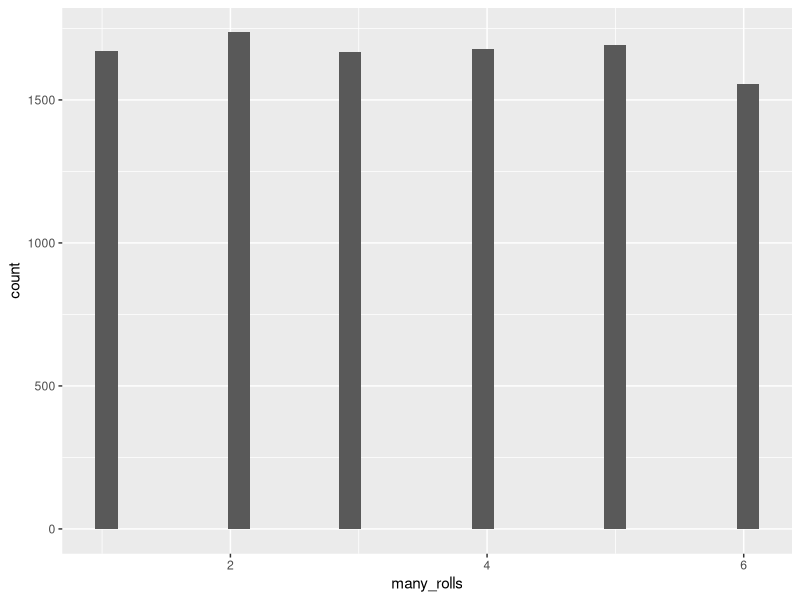
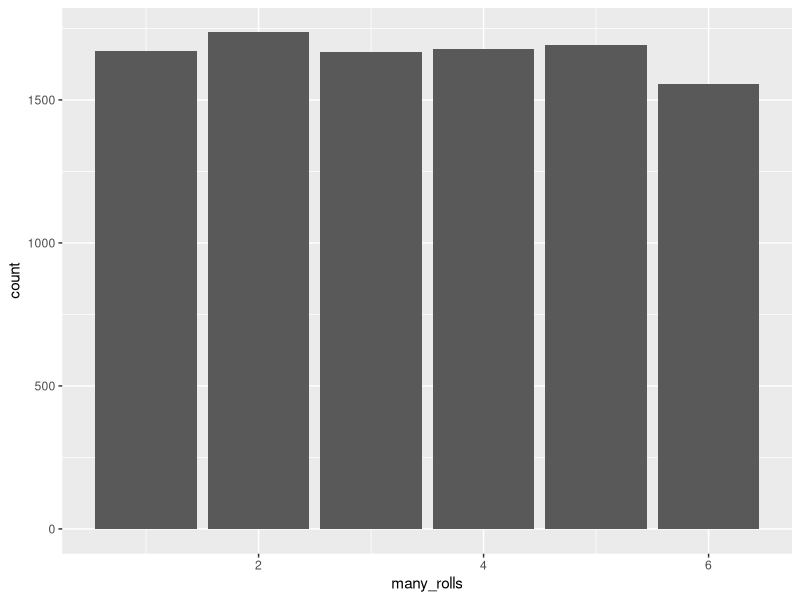
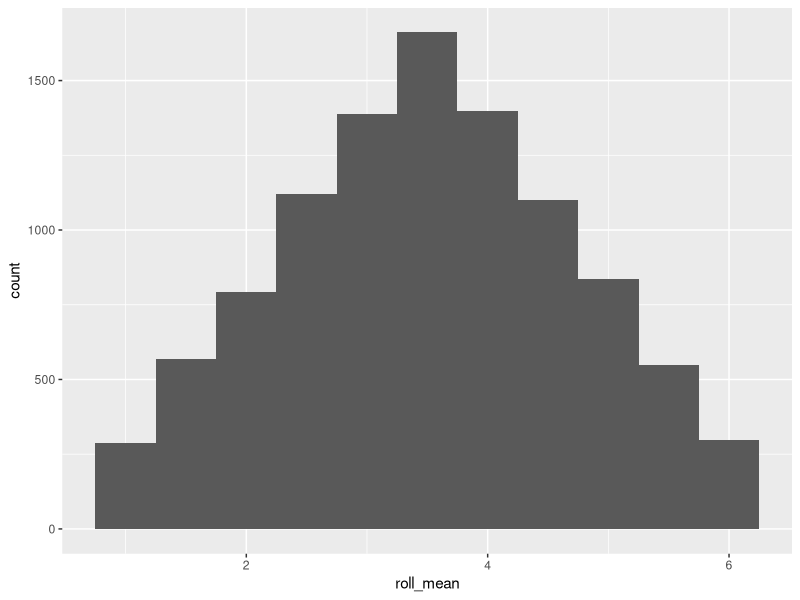
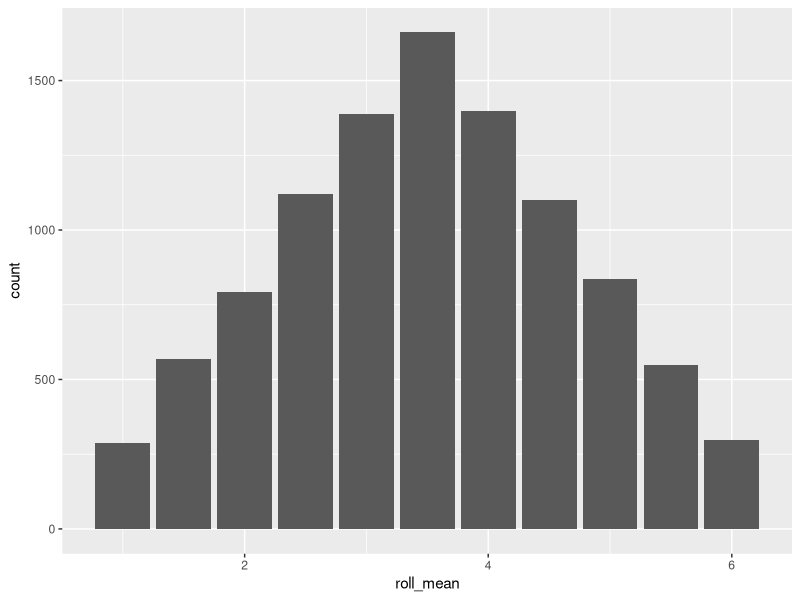

Write the R code that produced these figures, in order.
## ---- chunk 1

## ---- chunk 2
library(MASS)
library(tidyverse) # this includes ggplot2, dplyr, tidyr, readr, and many other useful packages

## ---- chunk 3
# here we can set up the set of values we want to sample from
die_faces <- c(1, 2, 3, 4, 5, 6) # a shorter way to write this is 1:6

# if we want to replicate "random" (technically pseudo-random)
# number generation, we can use the set.seed() function, with
# any arbitrary integer to specify a different "starting place"
# in the random number generator state
set.seed(42)
sample(die_faces, 6) # this gets six different die rolls

# sampling WITH REPLACEMENT means that you can get repeats
# this is necessary if we want to sample more values than
# there are in the set (e.g., more than 6 here)
# NB: R defaults to replace = FALSE
sample(die_faces, 10, replace = TRUE) # change to replace = FALSE to get an error

# scientific notation can make it easier to write large numbers
# 1e4 means "1 followed by 4 zeros" == 10000
many_rolls <- sample(die_faces, 1e4, replace = TRUE)

# we will use the `ggplot2` package throughout for data visualization

# this shows that (as expected) the distribution of single die rolls
# follows a *uniform* distribution
ggplot(data = NULL, aes(many_rolls)) + 
  geom_histogram()

# when there are fewer, discrete numbers, geom_bar() can be
# easier to read than a histogram
ggplot(data = NULL, aes(many_rolls)) + 
  geom_bar()
## ---- chunk 4
n_dice <- 2
this_roll <- sample(die_faces, n_dice, replace = TRUE)
this_result <- mean(this_roll)
print(this_result)
## ---- chunk 5
# set up the number of simulations and parameters (here, the number of dice)
n_sims <- 1e4
n_dice <- 2

# create a data frame with "empty" cells that we intend to "fill in"
results <- data.frame(sim = 1:n_sims,
                      roll_mean = NA)

# loop through all of the planned simulations
for(this_sim in 1:n_sims) {
  # the same as earlier
  this_roll <- sample(die_faces, n_dice, replace = TRUE)
  # modified this next line to put the result into the right "cell" of our data frame
  results[this_sim, "roll_mean"] <- mean(this_roll)
  # the following line is what I call a "poor man's progress bar"
  # it prints out the message every 1000 simulations (see the modulo operator)
  if(this_sim %% 1000 == 0) { cat("just finished simulation #", this_sim, "\n") }
}

# let's take a peek at our results to see if it looks like we are getting
# the right kinds of values
head(results)

# now we can plot the results
ggplot(results, aes(roll_mean)) + 
  geom_histogram(binwidth = 0.5) # modify the binwidth to make the histogram more or less "fine-grained"
ggplot(results, aes(roll_mean)) + geom_bar()

